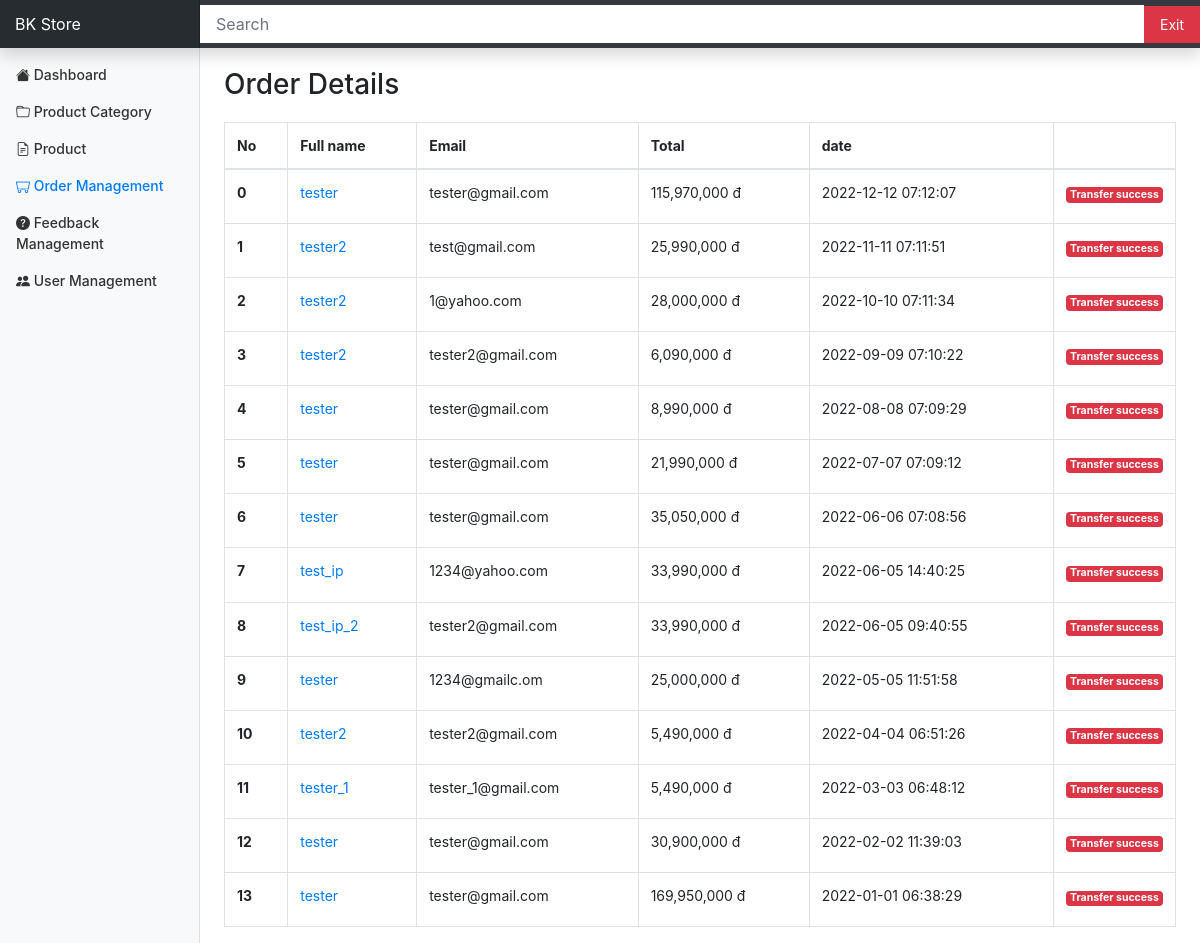
The app's page /OrderAdmin (signed in) with its own data.
### tables this page shows
CREATE TABLE `orders` (
  `id` int(11) NOT NULL,
  `fullname` varchar(100) NOT NULL,
  `email` varchar(100) NOT NULL,
  `phone` varchar(20) NOT NULL,
  `user_id` int(11) NOT NULL,
  `status` int(11) NOT NULL DEFAULT 0,
  `deleted` int(11) NOT NULL DEFAULT 0,
  `address` varchar(100) NOT NULL,
  `created_at` datetime DEFAULT NULL,
  `total_money` int(11) NOT NULL
);

### mvc/core/Controller.php (called while the page is built, shortened)
<?php
class Controller{
    public function view($view, $data=[]){
        require_once "mvc/views/". $view .".php";
    }
}
?>

### mvc/controllers/OrderAdmin.php (called while the page is built, shortened)
<?php
class OrderAdmin extends Controller{
    public $orderModel;
    public function __construct() {
        $this->orderModel = $this->model("OrderModel");
    }
    public function SayHi(){
        $allOrder = $this->orderModel->getAllOrder();
        $this->view("order/orderAdmin",[
            "allOrder"=> $allOrder
        ]);
    }
}
?>

### mvc/core/App.php (called while the page is built, shortened)
<?php
class App{
    protected $action = "SayHi";
    function __construct(){
        $arr = $this->UrlProcess();
        if( file_exists("./mvc/controllers/".$arr[0].".php") ){
            unset($arr[0]);
        }
        $this->controller = new $this->controller;
        $this->params = $arr ? array_values($arr) : [];
        call_user_func_array([$this->controller, $this->action], $this->params);
    }
    function UrlProcess(){
        if( isset($_GET["url"]) ){
            return explode("/", filter_var(trim($_GET["url"], "/")));
        }
    }
}
?>

### index.php (called while the page is built, shortened)
<?php
$myApp = new App();
?>

### mvc/core/DB.php (called while the page is built, shortened)
<?php
class DB {
    function executeResult($sql, $isSingle = false) {
        $data = null;
        $conn = mysqli_connect(HOST, USERNAME, PASSWORD, DATABASE);
        mysqli_set_charset($conn, 'utf8');
        $resultset = mysqli_query($conn, $sql);
        if($resultset){
            if($isSingle) {
                $data = mysqli_fetch_array($resultset, 1);
            } else {
                $data = [];
                while(($row = mysqli_fetch_array($resultset, 1)) != null) {
                    $data[] = $row;
                }
            }
        }
        return $data;
    }
}

### mvc/models/OrderModel.php (called while the page is built, shortened)
<?php
class OrderModel extends DB{
    public function getAllOrder(){
        $sql = "select * from orders order by status asc, created_at desc";
        $data = $this->executeResult($sql);
        return $data;
    }
}

### mvc/views/order/orderAdmin.php (the view, shortened to what this page needs)
<?php
	require_once('mvc/views/blocks/header_admin.php');
?>
<div class="row" style="margin-top: 20px;">
	<div class="col-md-12 table-responsive">
		<h3>Order Details</h3>
		<table class="table table-bordered table-hover" style="margin-top: 20px;">
			<thead>
				<tr>
					<th>No</th>
					<th>Full name</th>
					<th>Email</th>
					<th>Total</th>
					<th>date</th>
					<th style="width: 120px"></th>
				</tr>
			</thead>
			<tbody>
<?php
	$countOrder = count($data["allOrder"]);
	for ($i=0; $i<$countOrder; $i++) {
		echo '<tr>
					<th>'.$i.'</th>
					<td><a href="http://localhost/bkstore/OrderAdmin/detailOrder/'.$data["allOrder"][$i]['id'].'">'.$data["allOrder"][$i]['fullname'].'</a></td>
					<td>'.$data["allOrder"][$i]['email'].'</a></td>
					<td>'.number_format($data["allOrder"][$i]['total_money']).' đ</td>
					<td>'.$data["allOrder"][$i]['created_at'].'</td>
					<td style="width: 50px">';
		if($data["allOrder"][$i]['status'] == 0) {
			echo '<a href="http://localhost/bkstore/OrderAdmin/updateStatusOrder/'.$data["allOrder"][$i]['id'].'/1"><button  class="btn btn-sm btn-success" style="margin-bottom: 10px;">Accept</button><a/>
			<a href="http://localhost/bkstore/OrderAdmin/updateStatusOrder/'.$data["allOrder"][$i]['id'].'/2"><button class="btn btn-sm btn-danger">Cancel</button><a/>';
		} else if($data["allOrder"][$i]['status'] == 1) {
			echo '<label class="badge badge-success">Accepted</label>';
		} else if($data["allOrder"][$i]['status'] == 2){
			echo '<label class="badge badge-danger">Canceled</label>';
		}
		else echo '<label class="badge badge-danger">Transfer success</label>';
		echo '</td>
				</tr>';
	}
?>
			</tbody>
		</table>
	</div>
</div>
<?php
	require_once('mvc/views/blocks/footer_admin.php');
?>

### public/css/dashboard.css (style rules this page uses)
body { font-size: .875rem; }

### records on screen
orders: fullname "tester", email "tester@gmail.com", total_money "115,970,000", created_at "2022-12-12 07:12:07", status "Transfer success"
orders: fullname "tester2", email "test@gmail.com", total_money "25,990,000", created_at "2022-11-11 07:11:51", status "Transfer success"
orders: fullname "tester2", email "1@yahoo.com", total_money "28,000,000", created_at "2022-10-10 07:11:34", status "Transfer success"
orders: fullname "tester2", email "tester2@gmail.com", total_money "6,090,000", created_at "2022-09-09 07:10:22", status "Transfer success"
orders: fullname "tester", email "tester@gmail.com", total_money "8,990,000", created_at "2022-08-08 07:09:29", status "Transfer success"
orders: fullname "tester", email "tester@gmail.com", total_money "21,990,000", created_at "2022-07-07 07:09:12", status "Transfer success"
orders: fullname "tester", email "tester@gmail.com", total_money "35,050,000", created_at "2022-06-06 07:08:56", status "Transfer success"
orders: fullname "test_ip", email "1234@yahoo.com", total_money "33,990,000", created_at "2022-06-05 14:40:25", status "Transfer success"
orders: fullname "test_ip_2", email "tester2@gmail.com", total_money "33,990,000", created_at "2022-06-05 09:40:55", status "Transfer success"
orders: fullname "tester", email "1234@gmailc.om", total_money "25,000,000", created_at "2022-05-05 11:51:58", status "Transfer success"
orders: fullname "tester2", email "tester2@gmail.com", total_money "5,490,000", created_at "2022-04-04 06:51:26", status "Transfer success"
orders: fullname "tester_1", email "tester_1@gmail.com", total_money "5,490,000", created_at "2022-03-03 06:48:12", status "Transfer success"
orders: fullname "tester", email "tester@gmail.com", total_money "30,900,000", created_at "2022-02-02 11:39:03", status "Transfer success"
orders: fullname "tester", email "tester@gmail.com", total_money "169,950,000", created_at "2022-01-01 06:38:29", status "Transfer success"
